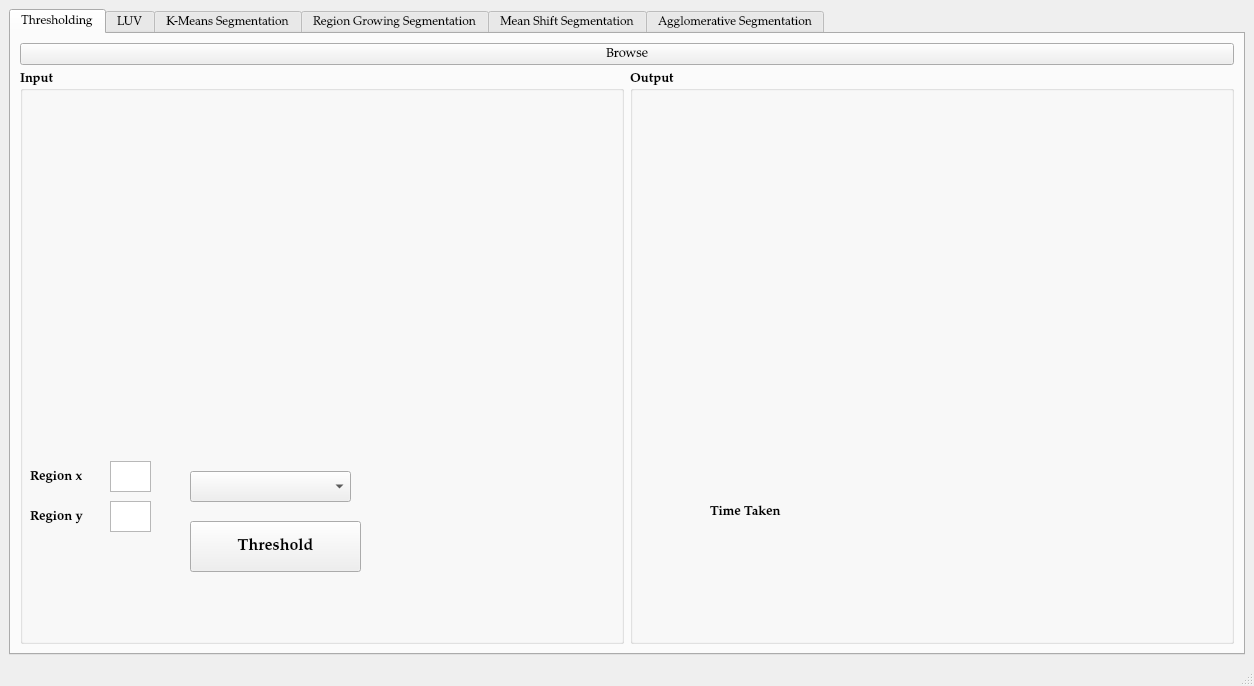
<?xml version="1.0" encoding="UTF-8"?>
<ui version="4.0">
 <class>MainWindow</class>
 <widget class="QMainWindow" name="MainWindow">
  <property name="geometry">
   <rect>
    <x>0</x>
    <y>0</y>
    <width>1254</width>
    <height>686</height>
   </rect>
  </property>
  <property name="font">
   <font>
    <family>Palatino Linotype</family>
   </font>
  </property>
  <property name="windowTitle">
   <string>MainWindow</string>
  </property>
  <widget class="QWidget" name="centralwidget">
   <layout class="QGridLayout" name="gridLayout">
    <item row="0" column="0">
     <widget class="QTabWidget" name="tabWidget">
      <property name="font">
       <font>
        <family>Palatino Linotype</family>
       </font>
      </property>
      <property name="currentIndex">
       <number>0</number>
      </property>
      <widget class="QWidget" name="thresholding">
       <attribute name="title">
        <string>Thresholding</string>
       </attribute>
       <layout class="QGridLayout" name="gridLayout_8">
        <item row="1" column="0">
         <layout class="QGridLayout" name="gridLayout_1">
          <item row="0" column="1">
           <layout class="QHBoxLayout" name="horizontalLayout_1">
            <item>
             <widget class="QGroupBox" name="imageBox_1">
              <property name="font">
               <font>
                <family>Palatino Linotype</family>
                <pointsize>10</pointsize>
                <bold>true</bold>
               </font>
              </property>
              <property name="title">
               <string>Input</string>
              </property>
              <widget class="QPushButton" name="button_1">
               <property name="geometry">
                <rect>
                 <x>170</x>
                 <y>450</y>
                 <width>171</width>
                 <height>51</height>
                </rect>
               </property>
               <property name="font">
                <font>
                 <family>Palatino Linotype</family>
                 <pointsize>12</pointsize>
                 <bold>true</bold>
                </font>
               </property>
               <property name="text">
                <string>Threshold</string>
               </property>
              </widget>
              <widget class="QComboBox" name="combobox">
               <property name="geometry">
                <rect>
                 <x>170</x>
                 <y>400</y>
                 <width>161</width>
                 <height>31</height>
                </rect>
               </property>
               <property name="font">
                <font>
                 <family>Palatino Linotype</family>
                 <pointsize>10</pointsize>
                 <bold>true</bold>
                </font>
               </property>
               <item>
                <property name="text">
                 <string/>
                </property>
               </item>
               <item>
                <property name="text">
                 <string>Global Optimal</string>
                </property>
               </item>
               <item>
                <property name="text">
                 <string>Local Optimal</string>
                </property>
               </item>
               <item>
                <property name="text">
                 <string>Global Otsu</string>
                </property>
               </item>
               <item>
                <property name="text">
                 <string>Local Otsu</string>
                </property>
               </item>
               <item>
                <property name="text">
                 <string>Global Spectral</string>
                </property>
               </item>
               <item>
                <property name="text">
                 <string>Local Spectral</string>
                </property>
               </item>
              </widget>
              <widget class="QTextEdit" name="textEdit_4">
               <property name="geometry">
                <rect>
                 <x>90</x>
                 <y>390</y>
                 <width>41</width>
                 <height>31</height>
                </rect>
               </property>
              </widget>
              <widget class="QTextEdit" name="textEdit_5">
               <property name="geometry">
                <rect>
                 <x>90</x>
                 <y>430</y>
                 <width>41</width>
                 <height>31</height>
                </rect>
               </property>
              </widget>
              <widget class="QLabel" name="label_6">
               <property name="geometry">
                <rect>
                 <x>10</x>
                 <y>380</y>
                 <width>71</width>
                 <height>51</height>
                </rect>
               </property>
               <property name="font">
                <font>
                 <family>Palatino Linotype</family>
                 <pointsize>10</pointsize>
                 <bold>true</bold>
                </font>
               </property>
               <property name="text">
                <string>Region x</string>
               </property>
               <property name="scaledContents">
                <bool>false</bool>
               </property>
               <property name="textInteractionFlags">
                <set>Qt::NoTextInteraction</set>
               </property>
              </widget>
              <widget class="QLabel" name="label_7">
               <property name="geometry">
                <rect>
                 <x>10</x>
                 <y>420</y>
                 <width>71</width>
                 <height>51</height>
                </rect>
               </property>
               <property name="font">
                <font>
                 <family>Palatino Linotype</family>
                 <pointsize>10</pointsize>
                 <bold>true</bold>
                </font>
               </property>
               <property name="text">
                <string>Region y</string>
               </property>
               <property name="scaledContents">
                <bool>false</bool>
               </property>
               <property name="textInteractionFlags">
                <set>Qt::NoTextInteraction</set>
               </property>
              </widget>
              <widget class="QLabel" name="image_1">
               <property name="geometry">
                <rect>
                 <x>90</x>
                 <y>60</y>
                 <width>370</width>
                 <height>320</height>
                </rect>
               </property>
               <property name="text">
                <string/>
               </property>
              </widget>
             </widget>
            </item>
            <item>
             <widget class="QGroupBox" name="imageBox_2">
              <property name="font">
               <font>
                <family>Palatino Linotype</family>
                <pointsize>10</pointsize>
                <bold>true</bold>
               </font>
              </property>
              <property name="title">
               <string>Output</string>
              </property>
              <property name="flat">
               <bool>false</bool>
              </property>
              <property name="checkable">
               <bool>false</bool>
              </property>
              <widget class="QLabel" name="image_2">
               <property name="geometry">
                <rect>
                 <x>90</x>
                 <y>60</y>
                 <width>370</width>
                 <height>320</height>
                </rect>
               </property>
               <property name="text">
                <string/>
               </property>
              </widget>
              <widget class="QLabel" name="label_1">
               <property name="geometry">
                <rect>
                 <x>80</x>
                 <y>400</y>
                 <width>281</width>
                 <height>81</height>
                </rect>
               </property>
               <property name="font">
                <font>
                 <family>Palatino Linotype</family>
                 <pointsize>10</pointsize>
                 <bold>true</bold>
                </font>
               </property>
               <property name="text">
                <string>Time Taken</string>
               </property>
               <property name="scaledContents">
                <bool>false</bool>
               </property>
               <property name="textInteractionFlags">
                <set>Qt::NoTextInteraction</set>
               </property>
              </widget>
             </widget>
            </item>
           </layout>
          </item>
         </layout>
        </item>
        <item row="0" column="0">
         <widget class="QPushButton" name="browse_0">
          <property name="font">
           <font>
            <family>Palatino Linotype</family>
            <pointsize>10</pointsize>
            <bold>false</bold>
           </font>
          </property>
          <property name="text">
           <string>Browse</string>
          </property>
         </widget>
        </item>
       </layout>
      </widget>
      <widget class="QWidget" name="luv">
       <attribute name="title">
        <string>LUV</string>
       </attribute>
       <layout class="QGridLayout" name="gridLayout_6">
        <item row="1" column="0">
         <layout class="QHBoxLayout" name="horizontalLayout_6">
          <item>
           <widget class="QGroupBox" name="imageBox_11">
            <property name="font">
             <font>
              <family>Palatino Linotype</family>
              <pointsize>10</pointsize>
              <bold>true</bold>
             </font>
            </property>
            <property name="title">
             <string>Input</string>
            </property>
            <widget class="QPushButton" name="button_2">
             <property name="geometry">
              <rect>
               <x>170</x>
               <y>450</y>
               <width>161</width>
               <height>51</height>
              </rect>
             </property>
             <property name="font">
              <font>
               <family>Palatino Linotype</family>
               <pointsize>12</pointsize>
               <bold>true</bold>
              </font>
             </property>
             <property name="text">
              <string>Convert to LUV</string>
             </property>
            </widget>
            <widget class="QLabel" name="image_11">
             <property name="geometry">
              <rect>
               <x>90</x>
               <y>60</y>
               <width>370</width>
               <height>320</height>
              </rect>
             </property>
             <property name="text">
              <string/>
             </property>
            </widget>
           </widget>
          </item>
          <item>
           <widget class="QGroupBox" name="imageBox_12">
            <property name="font">
             <font>
              <family>Palatino Linotype</family>
              <pointsize>10</pointsize>
              <bold>true</bold>
             </font>
            </property>
            <property name="title">
             <string>Output</string>
            </property>
            <property name="flat">
             <bool>false</bool>
            </property>
            <property name="checkable">
             <bool>false</bool>
            </property>
            <widget class="QLabel" name="label_10">
             <property name="geometry">
              <rect>
               <x>80</x>
               <y>400</y>
               <width>281</width>
               <height>81</height>
              </rect>
             </property>
             <property name="font">
              <font>
               <family>Palatino Linotype</family>
               <pointsize>10</pointsize>
               <bold>true</bold>
              </font>
             </property>
             <property name="text">
              <string>Time Taken</string>
             </property>
             <property name="scaledContents">
              <bool>false</bool>
             </property>
             <property name="textInteractionFlags">
              <set>Qt::NoTextInteraction</set>
             </property>
            </widget>
            <widget class="QLabel" name="image_12">
             <property name="geometry">
              <rect>
               <x>90</x>
               <y>60</y>
               <width>370</width>
               <height>320</height>
              </rect>
             </property>
             <property name="text">
              <string/>
             </property>
            </widget>
           </widget>
          </item>
         </layout>
        </item>
        <item row="0" column="0">
         <widget class="QPushButton" name="browse_1">
          <property name="font">
           <font>
            <family>Palatino Linotype</family>
            <pointsize>10</pointsize>
            <bold>false</bold>
           </font>
          </property>
          <property name="text">
           <string>Browse</string>
          </property>
         </widget>
        </item>
       </layout>
      </widget>
      <widget class="QWidget" name="kmeans_tab">
       <attribute name="title">
        <string>K-Means Segmentation</string>
       </attribute>
       <layout class="QGridLayout" name="gridLayout_7">
        <item row="1" column="0">
         <layout class="QGridLayout" name="gridLayout_2">
          <item row="0" column="1">
           <layout class="QHBoxLayout" name="horizontalLayout_2">
            <item>
             <widget class="QGroupBox" name="imageBox_3">
              <property name="font">
               <font>
                <family>Palatino Linotype</family>
                <pointsize>10</pointsize>
                <bold>true</bold>
               </font>
              </property>
              <property name="title">
               <string>Input</string>
              </property>
              <widget class="QTextEdit" name="textEdit_1">
               <property name="geometry">
                <rect>
                 <x>200</x>
                 <y>400</y>
                 <width>131</width>
                 <height>31</height>
                </rect>
               </property>
              </widget>
              <widget class="QPushButton" name="button_3">
               <property name="geometry">
                <rect>
                 <x>150</x>
                 <y>450</y>
                 <width>131</width>
                 <height>51</height>
                </rect>
               </property>
               <property name="font">
                <font>
                 <family>Palatino Linotype</family>
                 <pointsize>11</pointsize>
                 <bold>true</bold>
                </font>
               </property>
               <property name="text">
                <string>Segment RGB</string>
               </property>
              </widget>
              <widget class="QLabel" name="label_kmean">
               <property name="geometry">
                <rect>
                 <x>70</x>
                 <y>390</y>
                 <width>121</width>
                 <height>41</height>
                </rect>
               </property>
               <property name="font">
                <font>
                 <family>Palatino Linotype</family>
                 <pointsize>12</pointsize>
                 <italic>false</italic>
                 <bold>false</bold>
                 <strikeout>false</strikeout>
                 <kerning>true</kerning>
                </font>
               </property>
               <property name="text">
                <string>Cluster_number</string>
               </property>
              </widget>
              <widget class="QLabel" name="image_3">
               <property name="geometry">
                <rect>
                 <x>90</x>
                 <y>60</y>
                 <width>370</width>
                 <height>320</height>
                </rect>
               </property>
               <property name="text">
                <string/>
               </property>
              </widget>
              <widget class="QPushButton" name="button_4">
               <property name="geometry">
                <rect>
                 <x>300</x>
                 <y>450</y>
                 <width>131</width>
                 <height>51</height>
                </rect>
               </property>
               <property name="font">
                <font>
                 <family>Palatino Linotype</family>
                 <pointsize>11</pointsize>
                 <bold>true</bold>
                </font>
               </property>
               <property name="text">
                <string>Segment LUV</string>
               </property>
              </widget>
             </widget>
            </item>
            <item>
             <widget class="QGroupBox" name="imageBox_4">
              <property name="font">
               <font>
                <family>Palatino Linotype</family>
                <pointsize>10</pointsize>
                <bold>true</bold>
               </font>
              </property>
              <property name="title">
               <string>Output</string>
              </property>
              <property name="flat">
               <bool>false</bool>
              </property>
              <property name="checkable">
               <bool>false</bool>
              </property>
              <widget class="QLabel" name="label_2">
               <property name="geometry">
                <rect>
                 <x>80</x>
                 <y>400</y>
                 <width>331</width>
                 <height>81</height>
                </rect>
               </property>
               <property name="font">
                <font>
                 <family>Palatino Linotype</family>
                 <pointsize>10</pointsize>
                 <bold>true</bold>
                </font>
               </property>
               <property name="text">
                <string>Time Taken</string>
               </property>
               <property name="scaledContents">
                <bool>false</bool>
               </property>
               <property name="textInteractionFlags">
                <set>Qt::NoTextInteraction</set>
               </property>
              </widget>
              <widget class="QLabel" name="image_4">
               <property name="geometry">
                <rect>
                 <x>90</x>
                 <y>60</y>
                 <width>370</width>
                 <height>320</height>
                </rect>
               </property>
               <property name="text">
                <string/>
               </property>
              </widget>
             </widget>
            </item>
           </layout>
          </item>
         </layout>
        </item>
        <item row="0" column="0">
         <widget class="QPushButton" name="browse_2">
          <property name="font">
           <font>
            <family>Palatino Linotype</family>
            <pointsize>10</pointsize>
            <bold>false</bold>
           </font>
          </property>
          <property name="text">
           <string>Browse</string>
          </property>
         </widget>
        </item>
       </layout>
      </widget>
      <widget class="QWidget" name="rg_tab">
       <attribute name="title">
        <string>Region Growing Segmentation</string>
       </attribute>
       <layout class="QGridLayout" name="gridLayout_9">
        <item row="1" column="0">
         <layout class="QGridLayout" name="gridLayout_3">
          <item row="0" column="1">
           <layout class="QHBoxLayout" name="horizontalLayout_3">
            <item>
             <widget class="QGroupBox" name="imageBox_5">
              <property name="font">
               <font>
                <family>Palatino Linotype</family>
                <pointsize>10</pointsize>
                <bold>true</bold>
               </font>
              </property>
              <property name="title">
               <string>Input</string>
              </property>
              <widget class="QLabel" name="image_5">
               <property name="geometry">
                <rect>
                 <x>90</x>
                 <y>60</y>
                 <width>370</width>
                 <height>320</height>
                </rect>
               </property>
               <property name="text">
                <string/>
               </property>
              </widget>
              <widget class="QTextEdit" name="textEdit_2">
               <property name="geometry">
                <rect>
                 <x>200</x>
                 <y>400</y>
                 <width>131</width>
                 <height>31</height>
                </rect>
               </property>
              </widget>
              <widget class="QPushButton" name="button_5">
               <property name="geometry">
                <rect>
                 <x>200</x>
                 <y>450</y>
                 <width>131</width>
                 <height>51</height>
                </rect>
               </property>
               <property name="font">
                <font>
                 <family>Palatino Linotype</family>
                 <pointsize>11</pointsize>
                 <bold>true</bold>
                </font>
               </property>
               <property name="text">
                <string>Segment</string>
               </property>
              </widget>
              <widget class="QLabel" name="label_kmean_2">
               <property name="geometry">
                <rect>
                 <x>110</x>
                 <y>390</y>
                 <width>81</width>
                 <height>41</height>
                </rect>
               </property>
               <property name="font">
                <font>
                 <family>Palatino Linotype</family>
                 <pointsize>12</pointsize>
                 <italic>false</italic>
                 <bold>false</bold>
                 <strikeout>false</strikeout>
                 <kerning>true</kerning>
                </font>
               </property>
               <property name="text">
                <string>Threshold</string>
               </property>
              </widget>
             </widget>
            </item>
            <item>
             <widget class="QGroupBox" name="imageBox_6">
              <property name="font">
               <font>
                <family>Palatino Linotype</family>
                <pointsize>10</pointsize>
                <bold>true</bold>
               </font>
              </property>
              <property name="title">
               <string>Output</string>
              </property>
              <property name="flat">
               <bool>false</bool>
              </property>
              <property name="checkable">
               <bool>false</bool>
              </property>
              <widget class="QLabel" name="label_3">
               <property name="geometry">
                <rect>
                 <x>80</x>
                 <y>400</y>
                 <width>331</width>
                 <height>81</height>
                </rect>
               </property>
               <property name="font">
                <font>
                 <family>Palatino Linotype</family>
                 <pointsize>10</pointsize>
                 <bold>true</bold>
                </font>
               </property>
               <property name="text">
                <string>Time Taken</string>
               </property>
               <property name="scaledContents">
                <bool>false</bool>
               </property>
               <property name="textInteractionFlags">
                <set>Qt::NoTextInteraction</set>
               </property>
              </widget>
              <widget class="QLabel" name="image_6">
               <property name="geometry">
                <rect>
                 <x>90</x>
                 <y>60</y>
                 <width>370</width>
                 <height>320</height>
                </rect>
               </property>
               <property name="text">
                <string/>
               </property>
              </widget>
             </widget>
            </item>
           </layout>
          </item>
         </layout>
        </item>
        <item row="0" column="0">
         <widget class="QPushButton" name="browse_3">
          <property name="font">
           <font>
            <family>Palatino Linotype</family>
            <pointsize>10</pointsize>
            <bold>false</bold>
           </font>
          </property>
          <property name="text">
           <string>Browse</string>
          </property>
         </widget>
        </item>
       </layout>
      </widget>
      <widget class="QWidget" name="ms_tab">
       <attribute name="title">
        <string>Mean Shift Segmentation</string>
       </attribute>
       <layout class="QGridLayout" name="gridLayout_10">
        <item row="1" column="0">
         <layout class="QGridLayout" name="gridLayout_4">
          <item row="0" column="1">
           <layout class="QHBoxLayout" name="horizontalLayout_4">
            <item>
             <widget class="QGroupBox" name="imageBox_7">
              <property name="font">
               <font>
                <family>Palatino Linotype</family>
                <pointsize>10</pointsize>
                <bold>true</bold>
               </font>
              </property>
              <property name="title">
               <string>Input</string>
              </property>
              <widget class="QLabel" name="label_mean">
               <property name="geometry">
                <rect>
                 <x>110</x>
                 <y>390</y>
                 <width>101</width>
                 <height>49</height>
                </rect>
               </property>
               <property name="font">
                <font>
                 <family>Palatino Linotype</family>
                 <pointsize>12</pointsize>
                 <italic>false</italic>
                 <bold>false</bold>
                 <strikeout>false</strikeout>
                 <kerning>true</kerning>
                </font>
               </property>
               <property name="text">
                <string>Threshold</string>
               </property>
              </widget>
              <widget class="QLabel" name="image_7">
               <property name="geometry">
                <rect>
                 <x>90</x>
                 <y>60</y>
                 <width>370</width>
                 <height>320</height>
                </rect>
               </property>
               <property name="text">
                <string/>
               </property>
              </widget>
              <widget class="QPushButton" name="button_7">
               <property name="geometry">
                <rect>
                 <x>150</x>
                 <y>450</y>
                 <width>131</width>
                 <height>51</height>
                </rect>
               </property>
               <property name="font">
                <font>
                 <family>Palatino Linotype</family>
                 <pointsize>11</pointsize>
                 <bold>true</bold>
                </font>
               </property>
               <property name="text">
                <string>Segment RGB</string>
               </property>
              </widget>
              <widget class="QTextEdit" name="textEdit_3">
               <property name="geometry">
                <rect>
                 <x>200</x>
                 <y>400</y>
                 <width>131</width>
                 <height>31</height>
                </rect>
               </property>
              </widget>
              <widget class="QPushButton" name="button_8">
               <property name="geometry">
                <rect>
                 <x>300</x>
                 <y>450</y>
                 <width>131</width>
                 <height>51</height>
                </rect>
               </property>
               <property name="font">
                <font>
                 <family>Palatino Linotype</family>
                 <pointsize>11</pointsize>
                 <bold>true</bold>
                </font>
               </property>
               <property name="text">
                <string>Segment LUV</string>
               </property>
              </widget>
             </widget>
            </item>
            <item>
             <widget class="QGroupBox" name="imageBox_8">
              <property name="font">
               <font>
                <family>Palatino Linotype</family>
                <pointsize>10</pointsize>
                <bold>true</bold>
               </font>
              </property>
              <property name="title">
               <string>Output</string>
              </property>
              <property name="flat">
               <bool>false</bool>
              </property>
              <property name="checkable">
               <bool>false</bool>
              </property>
              <widget class="QLabel" name="label_4">
               <property name="geometry">
                <rect>
                 <x>80</x>
                 <y>400</y>
                 <width>331</width>
                 <height>81</height>
                </rect>
               </property>
               <property name="font">
                <font>
                 <family>Palatino Linotype</family>
                 <pointsize>10</pointsize>
                 <bold>true</bold>
                </font>
               </property>
               <property name="text">
                <string>Time Taken</string>
               </property>
               <property name="scaledContents">
                <bool>false</bool>
               </property>
               <property name="textInteractionFlags">
                <set>Qt::NoTextInteraction</set>
               </property>
              </widget>
              <widget class="QLabel" name="image_8">
               <property name="geometry">
                <rect>
                 <x>90</x>
                 <y>60</y>
                 <width>370</width>
                 <height>320</height>
                </rect>
               </property>
               <property name="text">
                <string/>
               </property>
              </widget>
             </widget>
            </item>
           </layout>
          </item>
         </layout>
        </item>
        <item row="0" column="0">
         <widget class="QPushButton" name="browse_4">
          <property name="font">
           <font>
            <family>Palatino Linotype</family>
            <pointsize>10</pointsize>
            <bold>false</bold>
           </font>
          </property>
          <property name="text">
           <string>Browse</string>
          </property>
         </widget>
        </item>
       </layout>
      </widget>
      <widget class="QWidget" name="agg_tab">
       <attribute name="title">
        <string>Agglomerative Segmentation</string>
       </attribute>
       <layout class="QGridLayout" name="gridLayout_11">
        <item row="1" column="0">
         <layout class="QGridLayout" name="gridLayout_5">
          <item row="0" column="1">
           <layout class="QHBoxLayout" name="horizontalLayout_5">
            <item>
             <widget class="QGroupBox" name="imageBox_9">
              <property name="font">
               <font>
                <family>Palatino Linotype</family>
                <pointsize>10</pointsize>
                <bold>true</bold>
               </font>
              </property>
              <property name="title">
               <string>Input</string>
              </property>
              <widget class="QLabel" name="label_agg">
               <property name="geometry">
                <rect>
                 <x>70</x>
                 <y>390</y>
                 <width>121</width>
                 <height>49</height>
                </rect>
               </property>
               <property name="font">
                <font>
                 <family>Palatino Linotype</family>
                 <pointsize>12</pointsize>
                 <italic>false</italic>
                 <bold>false</bold>
                 <strikeout>false</strikeout>
                 <kerning>true</kerning>
                </font>
               </property>
               <property name="text">
                <string>Cluster_number</string>
               </property>
              </widget>
              <widget class="QLabel" name="image_9">
               <property name="geometry">
                <rect>
                 <x>90</x>
                 <y>60</y>
                 <width>370</width>
                 <height>320</height>
                </rect>
               </property>
               <property name="text">
                <string/>
               </property>
              </widget>
              <widget class="QTextEdit" name="textEdit_6">
               <property name="geometry">
                <rect>
                 <x>200</x>
                 <y>400</y>
                 <width>131</width>
                 <height>31</height>
                </rect>
               </property>
              </widget>
              <widget class="QPushButton" name="button_9">
               <property name="geometry">
                <rect>
                 <x>300</x>
                 <y>450</y>
                 <width>131</width>
                 <height>51</height>
                </rect>
               </property>
               <property name="font">
                <font>
                 <family>Palatino Linotype</family>
                 <pointsize>11</pointsize>
                 <bold>true</bold>
                </font>
               </property>
               <property name="text">
                <string>Segment LUV</string>
               </property>
              </widget>
              <widget class="QPushButton" name="button_10">
               <property name="geometry">
                <rect>
                 <x>150</x>
                 <y>450</y>
                 <width>131</width>
                 <height>51</height>
                </rect>
               </property>
               <property name="font">
                <font>
                 <family>Palatino Linotype</family>
                 <pointsize>11</pointsize>
                 <bold>true</bold>
                </font>
               </property>
               <property name="text">
                <string>Segment RGB</string>
               </property>
              </widget>
             </widget>
            </item>
            <item>
             <widget class="QGroupBox" name="imageBox_10">
              <property name="font">
               <font>
                <family>Palatino Linotype</family>
                <pointsize>10</pointsize>
                <bold>true</bold>
               </font>
              </property>
              <property name="title">
               <string>Output</string>
              </property>
              <property name="flat">
               <bool>false</bool>
              </property>
              <property name="checkable">
               <bool>false</bool>
              </property>
              <widget class="QLabel" name="label_5">
               <property name="geometry">
                <rect>
                 <x>80</x>
                 <y>400</y>
                 <width>331</width>
                 <height>81</height>
                </rect>
               </property>
               <property name="font">
                <font>
                 <family>Palatino Linotype</family>
                 <pointsize>10</pointsize>
                 <bold>true</bold>
                </font>
               </property>
               <property name="text">
                <string>Time Taken</string>
               </property>
               <property name="scaledContents">
                <bool>false</bool>
               </property>
               <property name="textInteractionFlags">
                <set>Qt::NoTextInteraction</set>
               </property>
              </widget>
              <widget class="QLabel" name="image_10">
               <property name="geometry">
                <rect>
                 <x>90</x>
                 <y>60</y>
                 <width>370</width>
                 <height>320</height>
                </rect>
               </property>
               <property name="text">
                <string/>
               </property>
              </widget>
             </widget>
            </item>
           </layout>
          </item>
         </layout>
        </item>
        <item row="0" column="0">
         <widget class="QPushButton" name="browse_5">
          <property name="font">
           <font>
            <family>Palatino Linotype</family>
            <pointsize>10</pointsize>
            <bold>false</bold>
           </font>
          </property>
          <property name="text">
           <string>Browse</string>
          </property>
         </widget>
        </item>
       </layout>
      </widget>
     </widget>
    </item>
   </layout>
  </widget>
  <widget class="QMenuBar" name="menubar">
   <property name="geometry">
    <rect>
     <x>0</x>
     <y>0</y>
     <width>1254</width>
     <height>23</height>
    </rect>
   </property>
  </widget>
  <widget class="QStatusBar" name="statusbar"/>
  <action name="load_image_action">
   <property name="text">
    <string>Open</string>
   </property>
  </action>
  <action name="load_second_image_action">
   <property name="text">
    <string>Load Second Image</string>
   </property>
  </action>
 </widget>
 <resources/>
 <connections/>
</ui>
